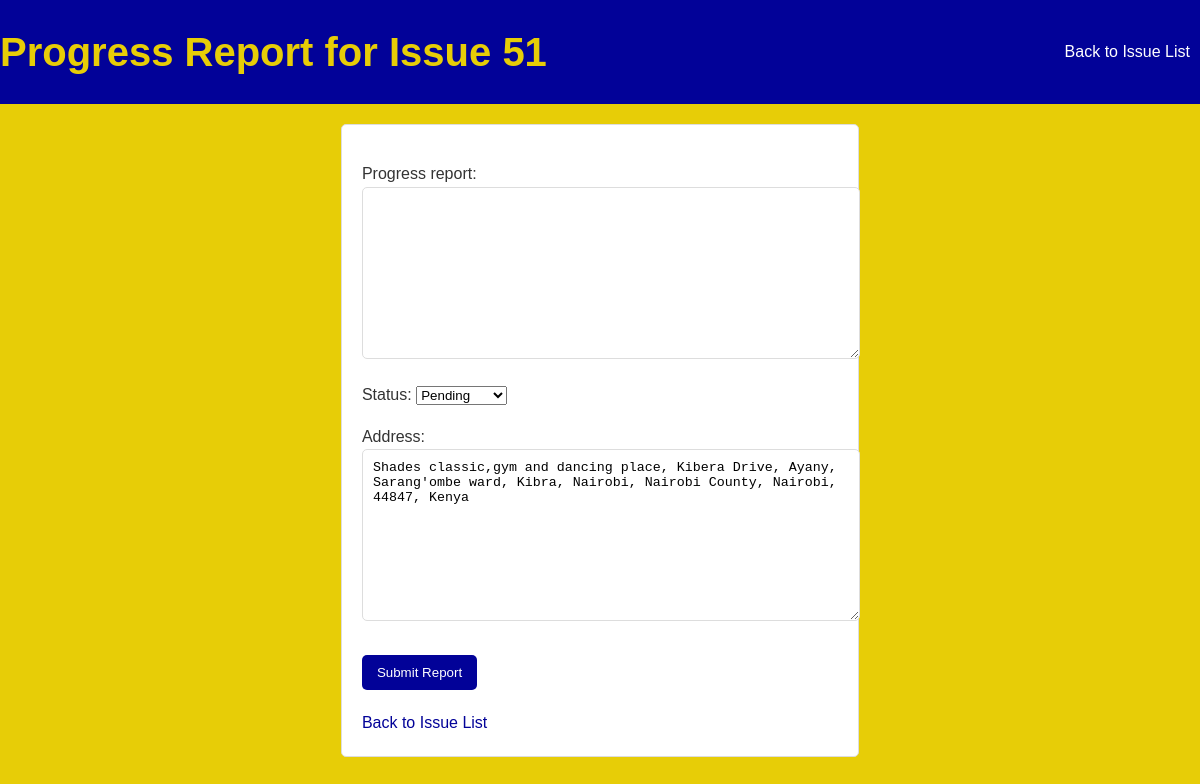
Page /progress_report/51/ (signed in) on the committed database.
### main/models.py (models this page shows, shortened)
class Issue(DirtyFieldsMixin, models.Model):
    PENDING = 'Pending'
    IN_PROGRESS = 'In Progress'
    RESOLVED = 'Resolved'
    STATUS_CHOICES = [
        (PENDING, 'Pending'),
        (IN_PROGRESS, 'In Progress'),
        (RESOLVED, 'Resolved'),
    ]
    HEALTH = 'Health'
    WATER_SANITATION = 'Water & Sanitation'
    FIRES = 'Fires'
    CHILDREN_MINORS = 'Children & Minors'
    ELECTRICITY_POWER = 'Electricity & Power'
    CRIMINAL_ACTIVITIES = 'Criminal Activities'
    ROADS_INFRASTRUCTURE = 'Roads & Infrastructure'
    CATEGORY_CHOICES = [
        (HEALTH, 'Health'),
        (WATER_SANITATION, 'Water & Sanitation'),
        (FIRES, 'Fires'),
        (CHILDREN_MINORS, 'Children & Minors'),
        (ELECTRICITY_POWER, 'Electricity & Power'),
        (CRIMINAL_ACTIVITIES, 'Criminal Activities'),
        (ROADS_INFRASTRUCTURE, 'Roads & Infrastructure'),
    ]
    issue = models.TextField()  # Description of the issue
    image = models.ImageField(upload_to='issue_images/', blank=True, null=True)  # Image associated with the issue
    ward = models.CharField(max_length=100)  # Ward where the issue is located
    status = models.CharField(max_length=20, choices=STATUS_CHOICES, default=PENDING)  # Status of the issue
    reported_by = models.ForeignKey(User, on_delete=models.CASCADE, null=True, blank=True)  # User who reported the issue
    created_at = models.DateTimeField(auto_now_add=True)  # Timestamp of when the issue was created
    address = models.TextField(blank=True, null=True)  # Address of the issue location
    category = models.CharField(max_length=50, choices=CATEGORY_CHOICES)  # Category of the issue
    progress_report = models.TextField(blank=True, null=True)

### main/views.py (the view)
# urls.py: path('progress_report/<int:issue_id>/', views.progress_report, name='view_progress_report'),
@login_required
def progress_report(request, issue_id):
    issue = get_object_or_404(Issue, id=issue_id)
    if request.method == 'POST' and request.user.is_staff:
        form = ProgressReportForm(request.POST)
        if form.is_valid():
            progress_report = form.cleaned_data['progress_report']
            status = form.cleaned_data['status']
            address = form.cleaned_data.get('address', issue.address)
            issue.status = status
            issue.progress_report = progress_report
            issue.address = address
            issue.save()
            send_mail(
                'Issue Progress and Status Updated',
                f'Hello {issue.reported_by.username},\n\nYour issue "{issue.issue}" has been updated.\n\nStatus: {status}\nProgress Report: {progress_report}\n\nBest regards,\nTalking Box Support Team',
                settings.DEFAULT_FROM_EMAIL,
                [issue.reported_by.email],
                fail_silently=False,
            )
            return redirect('issues')
    else:
        form = ProgressReportForm(initial={'status': issue.status, 'progress_report': issue.progress_report, 'address': issue.address})
    return render(request, 'progress_report.html', {'issue': issue, 'form': form})

### main/forms.py
class ProgressReportForm(forms.ModelForm):
    class Meta:
        model = Issue
        fields = ['progress_report', 'status', 'address']

### main/templates/progress_report.html (shortened to what this page needs)
{% load static %}
<!DOCTYPE html>
<html lang="en">
<head>
    <link rel="stylesheet" href="{% static 'css/progress_report.css' %}">
</head>
<body>
    <header>
        <h1>Progress Report for Issue {{ issue.id }}</h1>
        <div class="menu">
            <a href="{% url 'admin:main_issue_changelist' %}">Back to Issue List</a>
        </div>
    </header>
    <main>
        <form method="post">
            {{ form.as_p }}
            <button type="submit">Submit Report</button>
        </form>
        <a href="{% url 'admin:main_issue_changelist' %}">Back to Issue List</a>
    </main>
</body>
</html>

### main/static/css/progress_report.css (style rules this page uses)
body { font-family: Arial, sans-serif; line-height: 1.6; margin: 0; padding: 0; background-color: #e7cd07; color: #333; display: flex; flex-direction: column; align-items: center; }
header { background-color: #020298; color: #e7cd07; padding: 20px; display: flex; align-items: center; justify-content: space-between; position: sticky; top: 0; z-index: 1000; width: 100%; }
header h1 { margin: 0; font-size: 2.5em; color: #e7cd07; }
header .menu a { color: white; text-decoration: none; margin: 0 10px; }
main { margin: 20px auto; max-width: 800px; background: #fff; padding: 20px; border-radius: 5px; border: 1px solid #ddd; }
h1 { color: #020298; margin-bottom: 20px; }
form { margin-top: 10px; }
form textarea { width: 100%; padding: 10px; border-radius: 5px; border: 1px solid #ddd; }
form button { margin-top: 10px; padding: 10px 15px; border: none; border-radius: 5px; background: #020298; color: white; cursor: pointer; }
a { text-decoration: none; color: #020298; margin-top: 20px; display: inline-block; }

### rows in the picture
Issue: id "51", status "Pending", address "Shades classic,gym and dancing place, Kibera Drive, Ayany, Sarang'ombe ward, Kibra, Nairobi, Nairobi County, Nairobi, 44847, Kenya"
